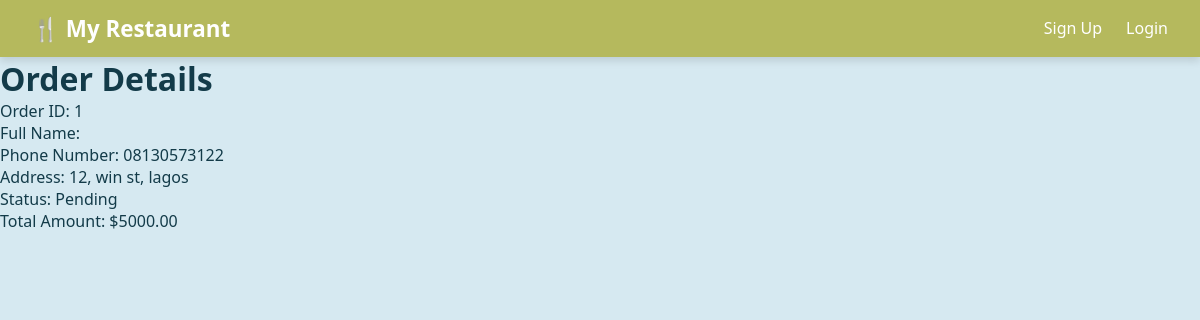
/order/details/1/, run on the app's committed database.
### order/models.py (models this page shows, shortened)
class Order(models.Model):
    user = models.ForeignKey(User, on_delete=models.CASCADE)
    food_items = models.ForeignKey(FoodItem, on_delete=models.CASCADE)
    name = models.CharField(max_length=100)
    quantity = models.PositiveIntegerField(default=1)
    ordered_at = models.DateTimeField(auto_now_add=True)
    address = models.TextField()
    total_amount = models.DecimalField(max_digits=8, decimal_places=2)
    phone = models.CharField(max_length=15)
    status = models.CharField(max_length=50, choices=[('Pending', 'Pending'), ('Processing', 'Processing'), ('Completed', 'Completed'), ('Cancelled', 'Cancelled')], default='Pending')

### order/views.py (the view)
# urls.py: path('details/<int:order_id>/', views.order_details, name='order_details'),
def order_details(request, order_id):
    order = get_object_or_404(Order, id=order_id)
    return render(request, 'order_details.html', {'order': order})

### templates/order_details.html
{% extends 'base.html' %}
{% block content %}
    <h1>Order Details</h1>
    <p>Order ID: {{ order.id }}</p>
    <p>Full Name: {{ order.fullname }}</p>
    <p>Phone Number: {{ order.phone }}</p>
    <p>Address: {{ order.address }}</p>
    <p>Status: {{ order.status }}</p>
    <p>Total Amount: ${{ order.total_amount|floatformat:2 }}</p>
{% endblock %}

### static/styles.css (style rules this page uses)
* { margin: 0; padding: 0; box-sizing: border-box; }
body { font-family: 'Segoe UI', Tahoma, Geneva, Verdana, sans-serif; background: #D6E9F1; color: #133B49; }

### data on the page
Order: id "1", phone "08130573122", address "12, win st, lagos", status "Pending", total_amount "5000.00"
